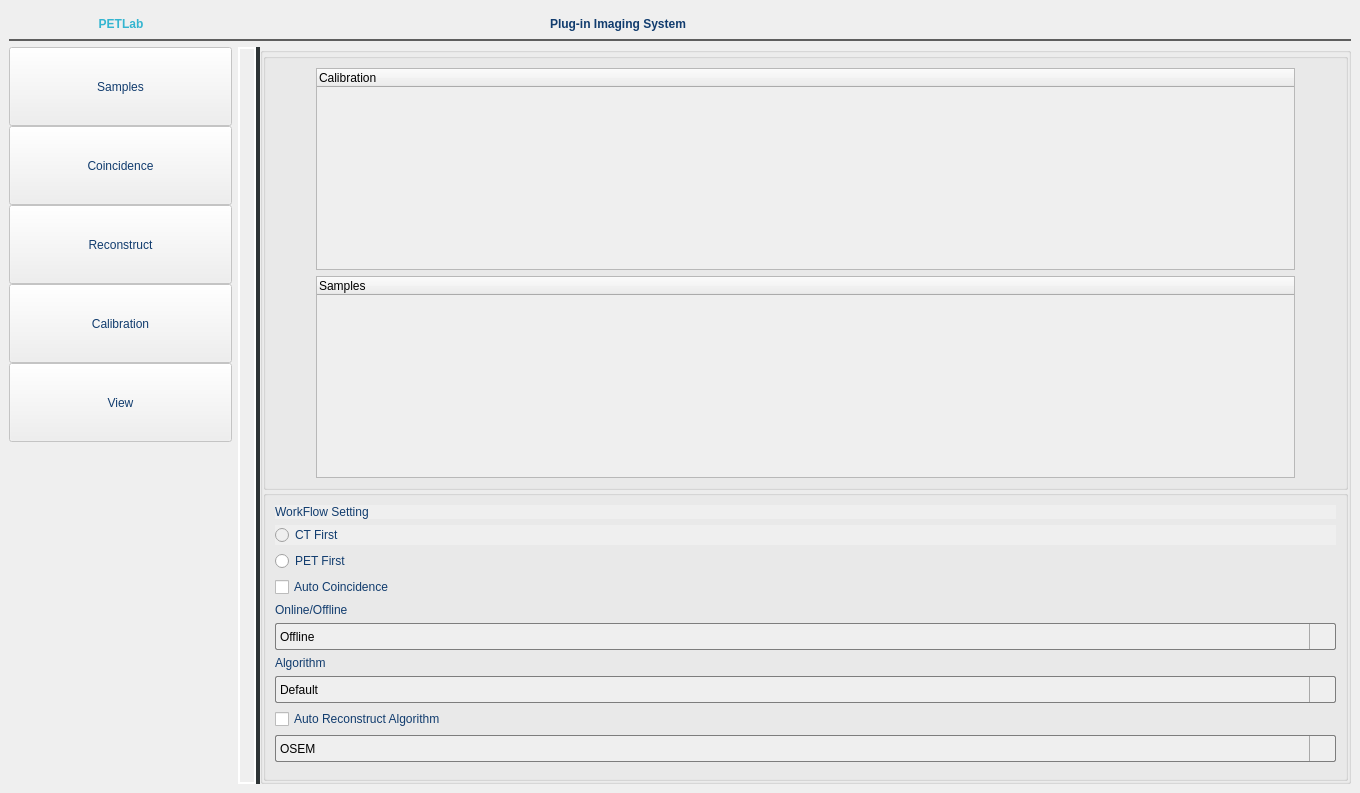
<?xml version="1.0" encoding="UTF-8"?>
<ui version="4.0">
 <class>MainWindow</class>
 <widget class="QMainWindow" name="MainWindow">
  <property name="geometry">
   <rect>
    <x>0</x>
    <y>0</y>
    <width>1360</width>
    <height>793</height>
   </rect>
  </property>
  <property name="windowTitle">
   <string>MainWindow</string>
  </property>
  <widget class="QWidget" name="centralwidget">
   <layout class="QVBoxLayout" name="verticalLayout_3">
    <item>
     <widget class="QGroupBox" name="qGroupBox">
      <property name="sizePolicy">
       <sizepolicy hsizetype="Expanding" vsizetype="Expanding">
        <horstretch>0</horstretch>
        <verstretch>0</verstretch>
       </sizepolicy>
      </property>
      <property name="styleSheet">
       <string notr="true">QGroupBox{
	border: 0px solid rgb(125, 125, 125);
	border-bottom: 2px solid rgb(94, 94, 94);
}</string>
      </property>
      <layout class="QHBoxLayout" name="horizontalLayout" stretch="1,4,10,0,10,0,0,1,1,1,1,1">
       <property name="spacing">
        <number>15</number>
       </property>
       <property name="topMargin">
        <number>5</number>
       </property>
       <property name="bottomMargin">
        <number>5</number>
       </property>
       <item>
        <spacer name="horizontalSpacer_4">
         <property name="orientation">
          <enum>Qt::Horizontal</enum>
         </property>
         <property name="sizeHint" stdset="0">
          <size>
           <width>40</width>
           <height>20</height>
          </size>
         </property>
        </spacer>
       </item>
       <item>
        <widget class="QPushButton" name="pushButton">
         <property name="focusPolicy">
          <enum>Qt::NoFocus</enum>
         </property>
         <property name="styleSheet">
          <string notr="true">color: #34B5D0;
font: 18px &quot;微软雅黑&quot;;
font:bold;
border: 0px;</string>
         </property>
         <property name="text">
          <string>PETLab</string>
         </property>
         <property name="icon">
          <iconset>
           <selectedon>:/icon/petLab/petlabIcon.png</selectedon>
          </iconset>
         </property>
         <property name="iconSize">
          <size>
           <width>40</width>
           <height>40</height>
          </size>
         </property>
        </widget>
       </item>
       <item>
        <spacer name="horizontalSpacer">
         <property name="orientation">
          <enum>Qt::Horizontal</enum>
         </property>
         <property name="sizeHint" stdset="0">
          <size>
           <width>40</width>
           <height>20</height>
          </size>
         </property>
        </spacer>
       </item>
       <item>
        <widget class="QLabel" name="label">
         <property name="styleSheet">
          <string notr="true">color: #113C6E;
font: 18px &quot;微软雅黑&quot;;
font:bold</string>
         </property>
         <property name="text">
          <string>Plug-in Imaging System</string>
         </property>
        </widget>
       </item>
       <item>
        <spacer name="horizontalSpacer_3">
         <property name="orientation">
          <enum>Qt::Horizontal</enum>
         </property>
         <property name="sizeHint" stdset="0">
          <size>
           <width>40</width>
           <height>20</height>
          </size>
         </property>
        </spacer>
       </item>
       <item>
        <widget class="QPushButton" name="pushButton_6">
         <property name="styleSheet">
          <string notr="true">border: 0px;</string>
         </property>
         <property name="text">
          <string/>
         </property>
         <property name="icon">
          <iconset>
           <selectedoff>:/icon/server/powerClose.png</selectedoff>
           <selectedon>:/icon/server/powerClose.png</selectedon>
          </iconset>
         </property>
         <property name="iconSize">
          <size>
           <width>35</width>
           <height>35</height>
          </size>
         </property>
        </widget>
       </item>
       <item>
        <widget class="QPushButton" name="pushButton_5">
         <property name="styleSheet">
          <string notr="true">border: 0px;</string>
         </property>
         <property name="text">
          <string/>
         </property>
         <property name="icon">
          <iconset>
           <selectedoff>:/icon/server/connect.png</selectedoff>
           <selectedon>:/icon/server/connect.png</selectedon>
          </iconset>
         </property>
         <property name="iconSize">
          <size>
           <width>35</width>
           <height>35</height>
          </size>
         </property>
        </widget>
       </item>
       <item>
        <widget class="QPushButton" name="pushButton_2">
         <property name="styleSheet">
          <string notr="true">border: 0px;</string>
         </property>
         <property name="text">
          <string/>
         </property>
         <property name="icon">
          <iconset>
           <selectedoff>:/icon/userOperation/setting.png</selectedoff>
           <selectedon>:/icon/userOperation/setting.png</selectedon>
          </iconset>
         </property>
         <property name="iconSize">
          <size>
           <width>40</width>
           <height>40</height>
          </size>
         </property>
        </widget>
       </item>
       <item>
        <widget class="QPushButton" name="pushButton_3">
         <property name="styleSheet">
          <string notr="true">border: 0px;</string>
         </property>
         <property name="text">
          <string/>
         </property>
         <property name="icon">
          <iconset>
           <selectedoff>:/icon/userOperation/user.png</selectedoff>
           <selectedon>:/icon/userOperation/user.png</selectedon>
          </iconset>
         </property>
         <property name="iconSize">
          <size>
           <width>40</width>
           <height>40</height>
          </size>
         </property>
        </widget>
       </item>
       <item>
        <spacer name="horizontalSpacer_2">
         <property name="orientation">
          <enum>Qt::Horizontal</enum>
         </property>
         <property name="sizeHint" stdset="0">
          <size>
           <width>40</width>
           <height>20</height>
          </size>
         </property>
        </spacer>
       </item>
       <item>
        <widget class="QPushButton" name="pushButton_4">
         <property name="styleSheet">
          <string notr="true">border: 0px;</string>
         </property>
         <property name="text">
          <string/>
         </property>
         <property name="icon">
          <iconset>
           <selectedon>:/icon/userOperation/switch.png</selectedon>
          </iconset>
         </property>
         <property name="iconSize">
          <size>
           <width>40</width>
           <height>40</height>
          </size>
         </property>
        </widget>
       </item>
       <item>
        <spacer name="horizontalSpacer_5">
         <property name="orientation">
          <enum>Qt::Horizontal</enum>
         </property>
         <property name="sizeHint" stdset="0">
          <size>
           <width>40</width>
           <height>20</height>
          </size>
         </property>
        </spacer>
       </item>
      </layout>
     </widget>
    </item>
    <item>
     <layout class="QHBoxLayout" name="horizontalLayout_2" stretch="1,5">
      <item>
       <widget class="QWidget" name="verticalWidget" native="true">
        <property name="focusPolicy">
         <enum>Qt::NoFocus</enum>
        </property>
        <property name="layoutDirection">
         <enum>Qt::LeftToRight</enum>
        </property>
        <property name="styleSheet">
         <string notr="true">background-color: rgb(239,239,239);
border-right: 2px solid rgb(239,239,239);</string>
        </property>
        <layout class="QVBoxLayout" name="verticalLayout" stretch="2,2,2,2,2,1">
         <property name="spacing">
          <number>0</number>
         </property>
         <property name="sizeConstraint">
          <enum>QLayout::SetDefaultConstraint</enum>
         </property>
         <property name="leftMargin">
          <number>0</number>
         </property>
         <property name="topMargin">
          <number>0</number>
         </property>
         <property name="rightMargin">
          <number>0</number>
         </property>
         <property name="bottomMargin">
          <number>0</number>
         </property>
         <item>
          <widget class="QToolButton" name="toolButton_4">
           <property name="enabled">
            <bool>false</bool>
           </property>
           <property name="sizePolicy">
            <sizepolicy hsizetype="Preferred" vsizetype="Fixed">
             <horstretch>0</horstretch>
             <verstretch>0</verstretch>
            </sizepolicy>
           </property>
           <property name="contextMenuPolicy">
            <enum>Qt::PreventContextMenu</enum>
           </property>
           <property name="styleSheet">
            <string notr="true">color: #113C6E;
font: 16px &quot;微软雅黑&quot;;
padding-top: 30px;
padding-bottom: 30px;</string>
           </property>
           <property name="text">
            <string>Samples</string>
           </property>
           <property name="icon">
            <iconset>
             <selectedon>:/icon/petLab/samples.png</selectedon>
            </iconset>
           </property>
           <property name="iconSize">
            <size>
             <width>40</width>
             <height>40</height>
            </size>
           </property>
           <property name="toolButtonStyle">
            <enum>Qt::ToolButtonTextUnderIcon</enum>
           </property>
          </widget>
         </item>
         <item>
          <widget class="QToolButton" name="toolButton_2">
           <property name="enabled">
            <bool>false</bool>
           </property>
           <property name="sizePolicy">
            <sizepolicy hsizetype="Preferred" vsizetype="Fixed">
             <horstretch>0</horstretch>
             <verstretch>0</verstretch>
            </sizepolicy>
           </property>
           <property name="layoutDirection">
            <enum>Qt::LeftToRight</enum>
           </property>
           <property name="autoFillBackground">
            <bool>false</bool>
           </property>
           <property name="styleSheet">
            <string notr="true">color: #113C6E;
font: 16px &quot;微软雅黑&quot;;
padding-top: 30px;
padding-bottom: 30px;</string>
           </property>
           <property name="text">
            <string>Coincidence</string>
           </property>
           <property name="icon">
            <iconset>
             <selectedon>:/icon/petLab/cases.png</selectedon>
            </iconset>
           </property>
           <property name="iconSize">
            <size>
             <width>40</width>
             <height>40</height>
            </size>
           </property>
           <property name="toolButtonStyle">
            <enum>Qt::ToolButtonTextUnderIcon</enum>
           </property>
          </widget>
         </item>
         <item>
          <widget class="QToolButton" name="toolButton_3">
           <property name="enabled">
            <bool>false</bool>
           </property>
           <property name="sizePolicy">
            <sizepolicy hsizetype="Preferred" vsizetype="Fixed">
             <horstretch>0</horstretch>
             <verstretch>0</verstretch>
            </sizepolicy>
           </property>
           <property name="styleSheet">
            <string notr="true">color: #113C6E;
font: 16px &quot;微软雅黑&quot;;
padding-top: 30px;
padding-bottom: 30px;</string>
           </property>
           <property name="text">
            <string>Reconstruct</string>
           </property>
           <property name="icon">
            <iconset>
             <selectedon>:/icon/petLab/coincidence.png</selectedon>
            </iconset>
           </property>
           <property name="iconSize">
            <size>
             <width>40</width>
             <height>40</height>
            </size>
           </property>
           <property name="toolButtonStyle">
            <enum>Qt::ToolButtonTextUnderIcon</enum>
           </property>
          </widget>
         </item>
         <item>
          <widget class="QToolButton" name="toolButton_5">
           <property name="enabled">
            <bool>false</bool>
           </property>
           <property name="sizePolicy">
            <sizepolicy hsizetype="Preferred" vsizetype="Fixed">
             <horstretch>0</horstretch>
             <verstretch>0</verstretch>
            </sizepolicy>
           </property>
           <property name="styleSheet">
            <string notr="true">color: #113C6E;
font: 16px &quot;微软雅黑&quot;;
padding-top: 30px;
padding-bottom: 30px;</string>
           </property>
           <property name="text">
            <string>Calibration</string>
           </property>
           <property name="icon">
            <iconset>
             <selectedoff>:/icon/petLab/calibration.png</selectedoff>
            </iconset>
           </property>
           <property name="iconSize">
            <size>
             <width>40</width>
             <height>40</height>
            </size>
           </property>
           <property name="toolButtonStyle">
            <enum>Qt::ToolButtonTextUnderIcon</enum>
           </property>
          </widget>
         </item>
         <item>
          <widget class="QToolButton" name="toolButton_6">
           <property name="enabled">
            <bool>false</bool>
           </property>
           <property name="sizePolicy">
            <sizepolicy hsizetype="Preferred" vsizetype="Fixed">
             <horstretch>0</horstretch>
             <verstretch>0</verstretch>
            </sizepolicy>
           </property>
           <property name="styleSheet">
            <string notr="true">color: #113C6E;
font: 16px &quot;微软雅黑&quot;;
padding-top: 30px;
padding-bottom: 30px;</string>
           </property>
           <property name="text">
            <string>View</string>
           </property>
           <property name="icon">
            <iconset>
             <selectedoff>:/icon/petLab/visualize.png</selectedoff>
            </iconset>
           </property>
           <property name="iconSize">
            <size>
             <width>40</width>
             <height>40</height>
            </size>
           </property>
           <property name="toolButtonStyle">
            <enum>Qt::ToolButtonTextUnderIcon</enum>
           </property>
          </widget>
         </item>
         <item>
          <spacer name="verticalSpacer">
           <property name="orientation">
            <enum>Qt::Vertical</enum>
           </property>
           <property name="sizeHint" stdset="0">
            <size>
             <width>20</width>
             <height>40</height>
            </size>
           </property>
          </spacer>
         </item>
        </layout>
       </widget>
      </item>
      <item>
       <widget class="QSplitter" name="splitter">
        <property name="styleSheet">
         <string notr="true">QSplitter:handle
{
	
	background-color: rgb(46, 52, 54);
}</string>
        </property>
        <property name="orientation">
         <enum>Qt::Horizontal</enum>
        </property>
        <property name="childrenCollapsible">
         <bool>false</bool>
        </property>
        <widget class="QGroupBox" name="groupBox">
         <property name="sizePolicy">
          <sizepolicy hsizetype="Expanding" vsizetype="Expanding">
           <horstretch>0</horstretch>
           <verstretch>0</verstretch>
          </sizepolicy>
         </property>
         <property name="styleSheet">
          <string notr="true">QGroupBox{
	border: 2px solid rgb(255,255,255);
	border-radius: 25px;
}</string>
         </property>
         <property name="title">
          <string/>
         </property>
         <layout class="QGridLayout" name="gridLayout_4">
          <property name="leftMargin">
           <number>0</number>
          </property>
          <property name="topMargin">
           <number>0</number>
          </property>
          <property name="rightMargin">
           <number>0</number>
          </property>
          <property name="bottomMargin">
           <number>0</number>
          </property>
          <property name="spacing">
           <number>0</number>
          </property>
          <item row="0" column="0">
           <layout class="QVBoxLayout" name="subDialogInterface"/>
          </item>
         </layout>
        </widget>
        <widget class="QGroupBox" name="groupBox_2">
         <property name="styleSheet">
          <string notr="true">background-color: rgb(239,239,239);
QGroupBox{
	background-color: rgb(239,239,239);
	border: 0px solid rgb(255,255,255);
	border-left: 2px solid rgb(0,0,0);
};</string>
         </property>
         <property name="title">
          <string/>
         </property>
         <layout class="QVBoxLayout" name="verticalLayout_4" stretch="3,2">
          <property name="spacing">
           <number>0</number>
          </property>
          <property name="leftMargin">
           <number>0</number>
          </property>
          <property name="topMargin">
           <number>0</number>
          </property>
          <property name="rightMargin">
           <number>0</number>
          </property>
          <property name="bottomMargin">
           <number>0</number>
          </property>
          <item>
           <widget class="QGroupBox" name="groupBox_4">
            <property name="styleSheet">
             <string notr="true">QGroupBox{
	border-bottom: 4px solid rgb(255,255,255);
}
</string>
            </property>
            <property name="title">
             <string/>
            </property>
            <layout class="QGridLayout" name="gridLayout_2">
             <property name="leftMargin">
              <number>50</number>
             </property>
             <property name="rightMargin">
              <number>50</number>
             </property>
             <item row="2" column="0">
              <widget class="QTreeWidget" name="treeWidget">
               <property name="styleSheet">
                <string notr="true">color: #000000;
font: 16px &quot;微软雅黑&quot;;
background-color: rgb(239,239,239);
</string>
               </property>
               <column>
                <property name="text">
                 <string>Samples</string>
                </property>
                <property name="background">
                 <color>
                  <red>239</red>
                  <green>239</green>
                  <blue>239</blue>
                 </color>
                </property>
                <property name="foreground">
                 <brush brushstyle="SolidPattern">
                  <color alpha="255">
                   <red>0</red>
                   <green>0</green>
                   <blue>0</blue>
                  </color>
                 </brush>
                </property>
               </column>
              </widget>
             </item>
             <item row="0" column="0">
              <widget class="QTreeWidget" name="treeWidget_2">
               <property name="styleSheet">
                <string notr="true">color: #000000;
font: 16px &quot;微软雅黑&quot;;
background-color: rgb(239,239,239);
</string>
               </property>
               <column>
                <property name="text">
                 <string>Calibration</string>
                </property>
               </column>
              </widget>
             </item>
            </layout>
           </widget>
          </item>
          <item>
           <widget class="QGroupBox" name="groupBox_3">
            <property name="styleSheet">
             <string notr="true"/>
            </property>
            <property name="title">
             <string/>
            </property>
            <layout class="QGridLayout" name="gridLayout_3">
             <item row="4" column="0">
              <widget class="QLabel" name="label_3">
               <property name="styleSheet">
                <string notr="true">color: #113C6E;
font: 16px &quot;微软雅黑&quot;;</string>
               </property>
               <property name="text">
                <string>Online/Offline</string>
               </property>
              </widget>
             </item>
             <item row="10" column="0">
              <spacer name="verticalSpacer_2">
               <property name="orientation">
                <enum>Qt::Vertical</enum>
               </property>
               <property name="sizeHint" stdset="0">
                <size>
                 <width>20</width>
                 <height>40</height>
                </size>
               </property>
              </spacer>
             </item>
             <item row="9" column="0">
              <widget class="QComboBox" name="comboBox_2">
               <property name="styleSheet">
                <string notr="true">QComboBox{
background-color: rgb(239,239,239);
color: rgb(80, 80, 80);
font: 16px &quot;微软雅黑&quot;;
height: 25px;
width: 60px;
border: 1px solid rgb(125, 125, 125);
border-radius: 2px;

}
QComboBox::drop-down {
 	subcontrol-origin:paddind;  
     subcontrol-position: top right;
     width: 25px;
 
     border-left-width: 1px;
     border-left-color: darkgray;
     border-left-style: solid; /* just a single line */
     border-top-right-radius: 3px; /* same radius as the QComboBox */
     border-bottom-right-radius: 3px;
 }
QComboBox:!editable, QComboBox::drop-down:editable {
	background-color: rgb(239,239,239);
        font: 16px &quot;微软雅黑&quot;;
	 color:black;
 }
QComboBox::down-arrow {  
	image: url(:/blackPull);
	height:20px;
	width:25px;
}
QComboBox QAbstractItemView {
	background-color: rgb(239,239,239);
        font: 16px &quot;微软雅黑&quot;;
     border: 1px solid darkgray;
     selection-background-color: lightgray;
	 selection-color:rgb(100, 100, 100);
 }</string>
               </property>
               <item>
                <property name="text">
                 <string>OSEM</string>
                </property>
               </item>
              </widget>
             </item>
             <item row="2" column="0">
              <widget class="QRadioButton" name="radioButton_2">
               <property name="styleSheet">
                <string notr="true">color: #113C6E;
font: 16px &quot;微软雅黑&quot;;</string>
               </property>
               <property name="text">
                <string>PET First</string>
               </property>
              </widget>
             </item>
             <item row="0" column="0">
              <widget class="QLabel" name="label_2">
               <property name="styleSheet">
                <string notr="true">color: #113C6E;
font: 16px &quot;微软雅黑&quot;;
background-color: rgb(239,239,239);</string>
               </property>
               <property name="text">
                <string>WorkFlow Setting</string>
               </property>
              </widget>
             </item>
             <item row="6" column="0">
              <widget class="QLabel" name="label_4">
               <property name="styleSheet">
                <string notr="true">color: #113C6E;
font: 16px &quot;微软雅黑&quot;;</string>
               </property>
               <property name="text">
                <string>Algorithm</string>
               </property>
              </widget>
             </item>
             <item row="3" column="0">
              <widget class="QCheckBox" name="checkBox">
               <property name="styleSheet">
                <string notr="true">color: #113C6E;
font: 16px &quot;微软雅黑&quot;;</string>
               </property>
               <property name="text">
                <string>Auto Coincidence</string>
               </property>
               <property name="checked">
                <bool>false</bool>
               </property>
              </widget>
             </item>
             <item row="1" column="0">
              <widget class="QRadioButton" name="radioButton">
               <property name="styleSheet">
                <string notr="true">color: #113C6E;
font: 16px &quot;微软雅黑&quot;;
background-color: rgb(239,239,239);</string>
               </property>
               <property name="text">
                <string>CT First</string>
               </property>
              </widget>
             </item>
             <item row="8" column="0">
              <widget class="QCheckBox" name="checkBox_2">
               <property name="styleSheet">
                <string notr="true">color: #113C6E;
font: 16px &quot;微软雅黑&quot;;</string>
               </property>
               <property name="text">
                <string>Auto Reconstruct Algorithm</string>
               </property>
              </widget>
             </item>
             <item row="5" column="0">
              <widget class="QComboBox" name="comboBox">
               <property name="enabled">
                <bool>false</bool>
               </property>
               <property name="styleSheet">
                <string notr="true">QComboBox{
background-color: rgb(239,239,239);
color: rgb(80, 80, 80);
font: 16px &quot;微软雅黑&quot;;
height: 25px;
width: 60px;
border: 1px solid rgb(125, 125, 125);
border-radius: 2px;

}
QComboBox::drop-down {
 	subcontrol-origin:paddind;  
     subcontrol-position: top right;
     width: 25px;
 
     border-left-width: 1px;
     border-left-color: darkgray;
     border-left-style: solid; /* just a single line */
     border-top-right-radius: 3px; /* same radius as the QComboBox */
     border-bottom-right-radius: 3px;
 }
QComboBox:!editable, QComboBox::drop-down:editable {
	background-color: rgb(239,239,239);
        font: 16px &quot;微软雅黑&quot;;
	 color:black;
 }
QComboBox::down-arrow {  
	image: url(:/blackPull);
	height:20px;
	width:25px;
}
QComboBox QAbstractItemView {
	background-color: rgb(239,239,239);
        font: 16px &quot;微软雅黑&quot;;
     border: 1px solid darkgray;
     selection-background-color: lightgray;
	 selection-color:rgb(100, 100, 100);
 }</string>
               </property>
               <property name="iconSize">
                <size>
                 <width>1</width>
                 <height>1</height>
                </size>
               </property>
               <item>
                <property name="text">
                 <string>Offline</string>
                </property>
               </item>
              </widget>
             </item>
             <item row="7" column="0">
              <widget class="QComboBox" name="comboBox_3">
               <property name="styleSheet">
                <string notr="true">QComboBox{
background-color: rgb(239,239,239);
color: rgb(80, 80, 80);
font: 16px &quot;微软雅黑&quot;;
height: 25px;
width: 60px;
border: 1px solid rgb(125, 125, 125);
border-radius: 2px;

}
QComboBox::drop-down {
 	subcontrol-origin:paddind;  
     subcontrol-position: top right;
     width: 25px;
 
     border-left-width: 1px;
     border-left-color: darkgray;
     border-left-style: solid; /* just a single line */
     border-top-right-radius: 3px; /* same radius as the QComboBox */
     border-bottom-right-radius: 3px;
 }
QComboBox:!editable, QComboBox::drop-down:editable {
	background-color: rgb(239,239,239);
        font: 16px &quot;微软雅黑&quot;;
	 color:black;
 }
QComboBox::down-arrow {  
	image: url(:/blackPull);
	height:20px;
	width:25px;
}
QComboBox QAbstractItemView {
	background-color: rgb(239,239,239);
        font: 16px &quot;微软雅黑&quot;;
     border: 1px solid darkgray;
     selection-background-color: lightgray;
	 selection-color:rgb(100, 100, 100);
 }</string>
               </property>
               <property name="iconSize">
                <size>
                 <width>1</width>
                 <height>1</height>
                </size>
               </property>
               <item>
                <property name="text">
                 <string>Default</string>
                </property>
               </item>
              </widget>
             </item>
            </layout>
           </widget>
          </item>
         </layout>
        </widget>
       </widget>
      </item>
     </layout>
    </item>
   </layout>
  </widget>
 </widget>
 <resources/>
 <connections/>
</ui>
